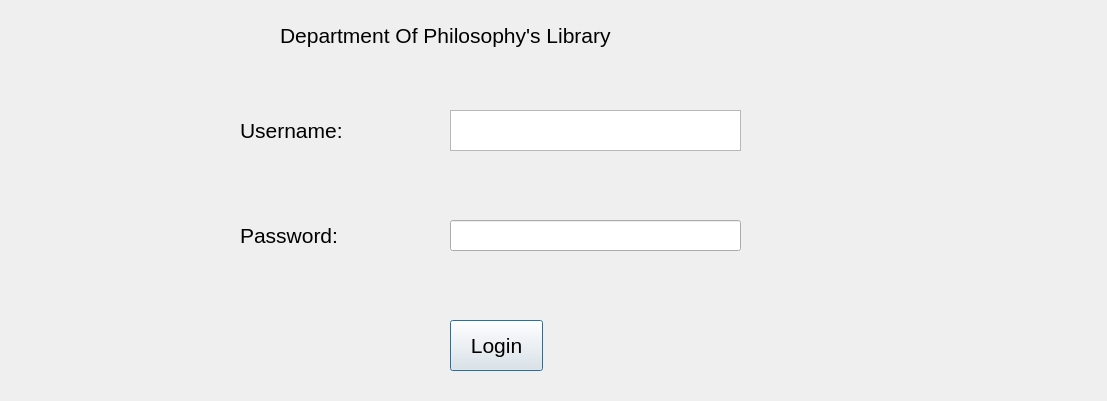
<?xml version="1.0" encoding="UTF-8"?>
<ui version="4.0">
 <class>Dialog</class>
 <widget class="QDialog" name="Dialog">
  <property name="geometry">
   <rect>
    <x>0</x>
    <y>0</y>
    <width>1107</width>
    <height>401</height>
   </rect>
  </property>
  <property name="windowTitle">
   <string>Dialog</string>
  </property>
  <widget class="QLabel" name="label">
   <property name="geometry">
    <rect>
     <x>280</x>
     <y>10</y>
     <width>431</width>
     <height>51</height>
    </rect>
   </property>
   <property name="font">
    <font>
     <pointsize>16</pointsize>
    </font>
   </property>
   <property name="text">
    <string>Department Of Philosophy's Library </string>
   </property>
  </widget>
  <widget class="QLabel" name="label_2">
   <property name="geometry">
    <rect>
     <x>240</x>
     <y>110</y>
     <width>131</width>
     <height>41</height>
    </rect>
   </property>
   <property name="font">
    <font>
     <pointsize>16</pointsize>
    </font>
   </property>
   <property name="text">
    <string>Username:</string>
   </property>
  </widget>
  <widget class="QLabel" name="label_3">
   <property name="geometry">
    <rect>
     <x>240</x>
     <y>220</y>
     <width>121</width>
     <height>31</height>
    </rect>
   </property>
   <property name="font">
    <font>
     <pointsize>16</pointsize>
    </font>
   </property>
   <property name="text">
    <string>Password:</string>
   </property>
  </widget>
  <widget class="QPlainTextEdit" name="usertxt">
   <property name="geometry">
    <rect>
     <x>450</x>
     <y>110</y>
     <width>291</width>
     <height>41</height>
    </rect>
   </property>
   <property name="font">
    <font>
     <pointsize>11</pointsize>
    </font>
   </property>
  </widget>
  <widget class="QLineEdit" name="passtxt">
   <property name="geometry">
    <rect>
     <x>450</x>
     <y>220</y>
     <width>291</width>
     <height>31</height>
    </rect>
   </property>
   <property name="echoMode">
    <enum>QLineEdit::Password</enum>
   </property>
  </widget>
  <widget class="QPushButton" name="loginbtn">
   <property name="geometry">
    <rect>
     <x>450</x>
     <y>320</y>
     <width>93</width>
     <height>51</height>
    </rect>
   </property>
   <property name="font">
    <font>
     <pointsize>16</pointsize>
    </font>
   </property>
   <property name="text">
    <string>Login</string>
   </property>
  </widget>
 </widget>
 <resources/>
 <connections/>
</ui>
